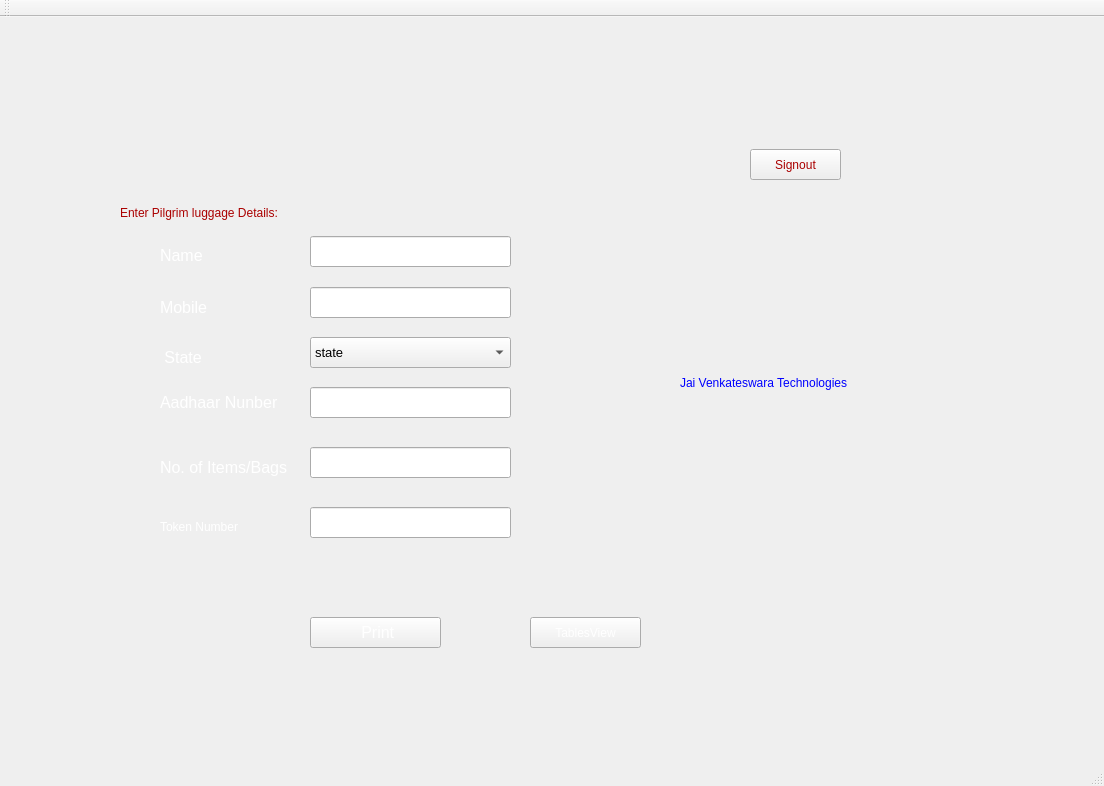
<?xml version="1.0" encoding="UTF-8"?>
<ui version="4.0">
 <class>MainWindow</class>
 <widget class="QMainWindow" name="MainWindow">
  <property name="geometry">
   <rect>
    <x>0</x>
    <y>0</y>
    <width>1104</width>
    <height>786</height>
   </rect>
  </property>
  <property name="windowTitle">
   <string>MainWindow</string>
  </property>
  <property name="styleSheet">
   <string notr="true">background-image: url(:/ttdyelloclore.jpg);</string>
  </property>
  <widget class="QWidget" name="centralWidget">
   <widget class="QLabel" name="label_7">
    <property name="geometry">
     <rect>
      <x>446</x>
      <y>0</y>
      <width>91</width>
      <height>61</height>
     </rect>
    </property>
    <property name="styleSheet">
     <string notr="true">image: url(:/new/prefix1/TTD_IMG/TTD-Logo.png);</string>
    </property>
    <property name="text">
     <string/>
    </property>
   </widget>
   <widget class="QLabel" name="label_6">
    <property name="geometry">
     <rect>
      <x>50</x>
      <y>20</y>
      <width>111</width>
      <height>121</height>
     </rect>
    </property>
    <property name="styleSheet">
     <string notr="true">image: url(:/leftside.jpg);</string>
    </property>
    <property name="text">
     <string/>
    </property>
   </widget>
   <widget class="QStackedWidget" name="stackedWidget">
    <property name="geometry">
     <rect>
      <x>20</x>
      <y>160</y>
      <width>911</width>
      <height>551</height>
     </rect>
    </property>
    <property name="styleSheet">
     <string notr="true"/>
    </property>
    <property name="currentIndex">
     <number>0</number>
    </property>
    <widget class="QWidget" name="page">
     <widget class="QLineEdit" name="Name">
      <property name="geometry">
       <rect>
        <x>290</x>
        <y>59</y>
        <width>201</width>
        <height>31</height>
       </rect>
      </property>
      <property name="font">
       <font>
        <family>MS Shell Dlg 2</family>
        <pointsize>11</pointsize>
        <weight>50</weight>
        <italic>false</italic>
        <bold>false</bold>
       </font>
      </property>
      <property name="styleSheet">
       <string notr="true">background-image: url(:/whitte.jpg);
color: rgb(0, 0, 0);
font: 11pt &quot;MS Shell Dlg 2&quot;;</string>
      </property>
      <property name="maxLength">
       <number>30</number>
      </property>
     </widget>
     <widget class="QLabel" name="label">
      <property name="geometry">
       <rect>
        <x>140</x>
        <y>70</y>
        <width>47</width>
        <height>16</height>
       </rect>
      </property>
      <property name="font">
       <font>
        <pointsize>12</pointsize>
       </font>
      </property>
      <property name="styleSheet">
       <string notr="true">color: rgb(255, 255, 255);</string>
      </property>
      <property name="text">
       <string>Name</string>
      </property>
     </widget>
     <widget class="QLineEdit" name="Mobile">
      <property name="geometry">
       <rect>
        <x>290</x>
        <y>110</y>
        <width>201</width>
        <height>31</height>
       </rect>
      </property>
      <property name="font">
       <font>
        <family>MS Shell Dlg 2</family>
        <pointsize>11</pointsize>
        <weight>50</weight>
        <italic>false</italic>
        <bold>false</bold>
       </font>
      </property>
      <property name="styleSheet">
       <string notr="true">background-image: url(:/whitte.jpg);
color: rgb(0, 0, 0);
font: 11pt &quot;MS Shell Dlg 2&quot;;</string>
      </property>
      <property name="maxLength">
       <number>10</number>
      </property>
      <property name="frame">
       <bool>true</bool>
      </property>
      <property name="cursorPosition">
       <number>0</number>
      </property>
      <property name="alignment">
       <set>Qt::AlignLeading|Qt::AlignLeft|Qt::AlignVCenter</set>
      </property>
     </widget>
     <widget class="QLabel" name="label1">
      <property name="geometry">
       <rect>
        <x>140</x>
        <y>120</y>
        <width>61</width>
        <height>20</height>
       </rect>
      </property>
      <property name="font">
       <font>
        <pointsize>12</pointsize>
       </font>
      </property>
      <property name="styleSheet">
       <string notr="true">color: rgb(255, 255, 255);</string>
      </property>
      <property name="text">
       <string>Mobile </string>
      </property>
     </widget>
     <widget class="QComboBox" name="state">
      <property name="geometry">
       <rect>
        <x>290</x>
        <y>160</y>
        <width>201</width>
        <height>31</height>
       </rect>
      </property>
      <property name="font">
       <font>
        <pointsize>10</pointsize>
       </font>
      </property>
      <property name="iconSize">
       <size>
        <width>40</width>
        <height>40</height>
       </size>
      </property>
      <item>
       <property name="text">
        <string>state</string>
       </property>
      </item>
      <item>
       <property name="text">
        <string>Andhra Pradesh (AP)</string>
       </property>
      </item>
      <item>
       <property name="text">
        <string>Arunachal Pradesh (AR)</string>
       </property>
      </item>
      <item>
       <property name="text">
        <string>Assam (AS)</string>
       </property>
      </item>
      <item>
       <property name="text">
        <string>Bihar (BR)</string>
       </property>
      </item>
      <item>
       <property name="text">
        <string>Chhattisgarh (CG)</string>
       </property>
      </item>
      <item>
       <property name="text">
        <string>Goa (GA)</string>
       </property>
      </item>
      <item>
       <property name="text">
        <string>Gujarat (GJ)</string>
       </property>
      </item>
      <item>
       <property name="text">
        <string>Haryana (HR)</string>
       </property>
      </item>
      <item>
       <property name="text">
        <string>Himachal Pradesh (HP)</string>
       </property>
      </item>
      <item>
       <property name="text">
        <string>Jammu and Kashmir (JK)</string>
       </property>
      </item>
      <item>
       <property name="text">
        <string>Jharkhand (JH)</string>
       </property>
      </item>
      <item>
       <property name="text">
        <string>Karnataka (KA)</string>
       </property>
      </item>
      <item>
       <property name="text">
        <string>Kerala (KL)</string>
       </property>
      </item>
      <item>
       <property name="text">
        <string>Madhya Pradesh (MP)</string>
       </property>
      </item>
      <item>
       <property name="text">
        <string>Maharashtra (MH)</string>
       </property>
      </item>
      <item>
       <property name="text">
        <string>Manipur (MN)</string>
       </property>
      </item>
      <item>
       <property name="text">
        <string>Meghalaya (ML)</string>
       </property>
      </item>
      <item>
       <property name="text">
        <string>Mizoram (MZ)</string>
       </property>
      </item>
      <item>
       <property name="text">
        <string>Nagaland (NL)</string>
       </property>
      </item>
      <item>
       <property name="text">
        <string>Odisha(OR)</string>
       </property>
      </item>
      <item>
       <property name="text">
        <string>Punjab (PB)</string>
       </property>
      </item>
      <item>
       <property name="text">
        <string>Rajasthan (RJ)</string>
       </property>
      </item>
      <item>
       <property name="text">
        <string>Sikkim (SK)</string>
       </property>
      </item>
      <item>
       <property name="text">
        <string>Tamil Nadu (TN)</string>
       </property>
      </item>
      <item>
       <property name="text">
        <string>Telangana (TS)</string>
       </property>
      </item>
      <item>
       <property name="text">
        <string>Tripura (TR)</string>
       </property>
      </item>
      <item>
       <property name="text">
        <string>Uttar Pradesh (UP)</string>
       </property>
      </item>
      <item>
       <property name="text">
        <string>Uttarakhand (UK)</string>
       </property>
      </item>
      <item>
       <property name="text">
        <string>West Bengal (WB)</string>
       </property>
      </item>
     </widget>
     <widget class="QLabel" name="label3">
      <property name="geometry">
       <rect>
        <x>140</x>
        <y>170</y>
        <width>81</width>
        <height>20</height>
       </rect>
      </property>
      <property name="font">
       <font>
        <pointsize>12</pointsize>
       </font>
      </property>
      <property name="styleSheet">
       <string notr="true">color: rgb(255, 255, 255);</string>
      </property>
      <property name="text">
       <string> State</string>
      </property>
     </widget>
     <widget class="QLineEdit" name="Aadhaar">
      <property name="geometry">
       <rect>
        <x>290</x>
        <y>210</y>
        <width>201</width>
        <height>31</height>
       </rect>
      </property>
      <property name="font">
       <font>
        <family>MS Shell Dlg 2</family>
        <pointsize>11</pointsize>
        <weight>50</weight>
        <italic>false</italic>
        <bold>false</bold>
       </font>
      </property>
      <property name="styleSheet">
       <string notr="true">background-image: url(:/whitte.jpg);
color: rgb(0, 0, 0);
font: 11pt &quot;MS Shell Dlg 2&quot;;</string>
      </property>
      <property name="maxLength">
       <number>16</number>
      </property>
     </widget>
     <widget class="QLabel" name="label4">
      <property name="geometry">
       <rect>
        <x>140</x>
        <y>210</y>
        <width>131</width>
        <height>31</height>
       </rect>
      </property>
      <property name="font">
       <font>
        <pointsize>12</pointsize>
       </font>
      </property>
      <property name="styleSheet">
       <string notr="true">color: rgb(255, 255, 255);</string>
      </property>
      <property name="text">
       <string>Aadhaar Nunber</string>
      </property>
     </widget>
     <widget class="QLabel" name="label5">
      <property name="geometry">
       <rect>
        <x>140</x>
        <y>280</y>
        <width>141</width>
        <height>20</height>
       </rect>
      </property>
      <property name="font">
       <font>
        <family>MS Shell Dlg 2</family>
        <pointsize>12</pointsize>
        <weight>9</weight>
        <italic>false</italic>
        <bold>false</bold>
       </font>
      </property>
      <property name="styleSheet">
       <string notr="true">color: rgb(255, 255, 255);
font: 75 12pt &quot;MS Shell Dlg 2&quot;;</string>
      </property>
      <property name="text">
       <string>No. of Items/Bags</string>
      </property>
     </widget>
     <widget class="QLineEdit" name="item">
      <property name="geometry">
       <rect>
        <x>290</x>
        <y>270</y>
        <width>201</width>
        <height>31</height>
       </rect>
      </property>
      <property name="font">
       <font>
        <family>MS Shell Dlg 2</family>
        <pointsize>11</pointsize>
        <weight>50</weight>
        <italic>false</italic>
        <bold>false</bold>
       </font>
      </property>
      <property name="styleSheet">
       <string notr="true">background-image: url(:/whitte.jpg);
color: rgb(0, 0, 0);
font: 11pt &quot;MS Shell Dlg 2&quot;;</string>
      </property>
      <property name="text">
       <string/>
      </property>
      <property name="maxLength">
       <number>3</number>
      </property>
     </widget>
     <widget class="QPushButton" name="Submit">
      <property name="geometry">
       <rect>
        <x>290</x>
        <y>440</y>
        <width>131</width>
        <height>31</height>
       </rect>
      </property>
      <property name="font">
       <font>
        <pointsize>12</pointsize>
       </font>
      </property>
      <property name="styleSheet">
       <string notr="true">background-image: url(:/buttonclore.jpg);
color: rgb(255, 255, 255);</string>
      </property>
      <property name="text">
       <string> Print</string>
      </property>
     </widget>
     <widget class="QPushButton" name="pushButton_2">
      <property name="geometry">
       <rect>
        <x>510</x>
        <y>440</y>
        <width>111</width>
        <height>31</height>
       </rect>
      </property>
      <property name="styleSheet">
       <string notr="true">font: 12pt &quot;MS Shell Dlg 2&quot;;
color: rgb(255, 255, 255);
background-image: url(:/buttonclore.jpg);
</string>
      </property>
      <property name="text">
       <string>TablesView</string>
      </property>
     </widget>
     <widget class="QLineEdit" name="lineEdit">
      <property name="geometry">
       <rect>
        <x>290</x>
        <y>330</y>
        <width>201</width>
        <height>31</height>
       </rect>
      </property>
      <property name="font">
       <font>
        <family>MS Shell Dlg 2</family>
        <pointsize>11</pointsize>
        <weight>50</weight>
        <italic>false</italic>
        <bold>false</bold>
       </font>
      </property>
      <property name="styleSheet">
       <string notr="true">background-image: url(:/whitte.jpg);
color: rgb(0, 0, 0);
font: 11pt &quot;MS Shell Dlg 2&quot;;</string>
      </property>
     </widget>
     <widget class="QLabel" name="label_2">
      <property name="geometry">
       <rect>
        <x>140</x>
        <y>340</y>
        <width>121</width>
        <height>20</height>
       </rect>
      </property>
      <property name="styleSheet">
       <string notr="true">font: 12pt &quot;MS Shell Dlg 2&quot;;
color: rgb(255, 255, 255);</string>
      </property>
      <property name="text">
       <string>Token Number</string>
      </property>
     </widget>
     <widget class="QLabel" name="label_9">
      <property name="geometry">
       <rect>
        <x>100</x>
        <y>20</y>
        <width>241</width>
        <height>31</height>
       </rect>
      </property>
      <property name="styleSheet">
       <string notr="true">font: 75 12pt &quot;MS Shell Dlg 2&quot;;
color: rgb(170, 0, 0);</string>
      </property>
      <property name="text">
       <string>Enter Pilgrim luggage Details:</string>
      </property>
     </widget>
     <widget class="QLabel" name="label_8">
      <property name="geometry">
       <rect>
        <x>660</x>
        <y>80</y>
        <width>181</width>
        <height>101</height>
       </rect>
      </property>
      <property name="styleSheet">
       <string notr="true">image: url(:/jvt.jpg);</string>
      </property>
      <property name="text">
       <string/>
      </property>
     </widget>
     <widget class="QLabel" name="label_3">
      <property name="geometry">
       <rect>
        <x>660</x>
        <y>190</y>
        <width>211</width>
        <height>31</height>
       </rect>
      </property>
      <property name="styleSheet">
       <string notr="true">color: rgb(0, 0, 255);
font: 10pt &quot;MS Shell Dlg 2&quot;;</string>
      </property>
      <property name="text">
       <string>Jai Venkateswara Technologies</string>
      </property>
     </widget>
    </widget>
    <widget class="QWidget" name="page_3">
     <widget class="QTextEdit" name="textEdit">
      <property name="geometry">
       <rect>
        <x>30</x>
        <y>40</y>
        <width>711</width>
        <height>441</height>
       </rect>
      </property>
      <property name="styleSheet">
       <string notr="true">font: 12pt &quot;MS Shell Dlg 2&quot;;</string>
      </property>
     </widget>
     <widget class="QPushButton" name="pushButton_3">
      <property name="geometry">
       <rect>
        <x>400</x>
        <y>410</y>
        <width>75</width>
        <height>23</height>
       </rect>
      </property>
      <property name="text">
       <string>print</string>
      </property>
     </widget>
     <widget class="QPushButton" name="pushButton_4">
      <property name="geometry">
       <rect>
        <x>220</x>
        <y>410</y>
        <width>75</width>
        <height>23</height>
       </rect>
      </property>
      <property name="text">
       <string>Edit</string>
      </property>
     </widget>
    </widget>
    <widget class="QWidget" name="page_4">
     <widget class="QTableWidget" name="tableWidget">
      <property name="geometry">
       <rect>
        <x>170</x>
        <y>90</y>
        <width>721</width>
        <height>321</height>
       </rect>
      </property>
      <column>
       <property name="text">
        <string>id</string>
       </property>
      </column>
      <column>
       <property name="text">
        <string>Name</string>
       </property>
      </column>
      <column>
       <property name="text">
        <string>Mobileno</string>
       </property>
      </column>
      <column>
       <property name="text">
        <string>state</string>
       </property>
      </column>
      <column>
       <property name="text">
        <string>Aadherno</string>
       </property>
      </column>
      <column>
       <property name="text">
        <string>itemno</string>
       </property>
      </column>
      <column>
       <property name="text">
        <string>tockenid</string>
       </property>
      </column>
      <column>
       <property name="text">
        <string>date</string>
       </property>
      </column>
      <column>
       <property name="text">
        <string>time</string>
       </property>
      </column>
     </widget>
     <widget class="QPushButton" name="pushButton_5">
      <property name="geometry">
       <rect>
        <x>420</x>
        <y>450</y>
        <width>101</width>
        <height>31</height>
       </rect>
      </property>
      <property name="styleSheet">
       <string notr="true">font: 75 12pt &quot;MS Shell Dlg 2&quot;;
color: rgb(255, 0, 0);</string>
      </property>
      <property name="text">
       <string>Back</string>
      </property>
     </widget>
     <widget class="QLineEdit" name="search_line">
      <property name="geometry">
       <rect>
        <x>560</x>
        <y>20</y>
        <width>141</width>
        <height>20</height>
       </rect>
      </property>
     </widget>
     <widget class="QPushButton" name="pushButton_6">
      <property name="geometry">
       <rect>
        <x>730</x>
        <y>20</y>
        <width>75</width>
        <height>23</height>
       </rect>
      </property>
      <property name="styleSheet">
       <string notr="true">font: 75 11pt &quot;MS Shell Dlg 2&quot;;
color: rgb(255, 0, 0);</string>
      </property>
      <property name="text">
       <string>Search</string>
      </property>
     </widget>
     <widget class="QPushButton" name="pushButton">
      <property name="geometry">
       <rect>
        <x>600</x>
        <y>450</y>
        <width>91</width>
        <height>31</height>
       </rect>
      </property>
      <property name="styleSheet">
       <string notr="true">font: 75 11pt &quot;MS Shell Dlg 2&quot;;
color: rgb(255, 0, 0);</string>
      </property>
      <property name="text">
       <string>Refresh</string>
      </property>
     </widget>
    </widget>
   </widget>
   <widget class="QLabel" name="label_4">
    <property name="geometry">
     <rect>
      <x>740</x>
      <y>40</y>
      <width>121</width>
      <height>81</height>
     </rect>
    </property>
    <property name="styleSheet">
     <string notr="true">image: url(:/rightside.jpg);</string>
    </property>
    <property name="text">
     <string/>
    </property>
   </widget>
   <widget class="QLabel" name="label_5">
    <property name="geometry">
     <rect>
      <x>270</x>
      <y>20</y>
      <width>451</width>
      <height>111</height>
     </rect>
    </property>
    <property name="styleSheet">
     <string notr="true">image: url(:/center.jpg);</string>
    </property>
    <property name="text">
     <string/>
    </property>
   </widget>
   <widget class="QPushButton" name="signout">
    <property name="geometry">
     <rect>
      <x>750</x>
      <y>132</y>
      <width>91</width>
      <height>31</height>
     </rect>
    </property>
    <property name="styleSheet">
     <string notr="true">color: rgb(170, 0, 0);
font: 75 italic 8pt &quot;MS Sans Serif&quot;;</string>
    </property>
    <property name="text">
     <string>Signout</string>
    </property>
   </widget>
  </widget>
  <widget class="QMenuBar" name="menuBar">
   <property name="geometry">
    <rect>
     <x>0</x>
     <y>0</y>
     <width>1104</width>
     <height>21</height>
    </rect>
   </property>
  </widget>
  <widget class="QToolBar" name="mainToolBar">
   <attribute name="toolBarArea">
    <enum>TopToolBarArea</enum>
   </attribute>
   <attribute name="toolBarBreak">
    <bool>false</bool>
   </attribute>
  </widget>
  <widget class="QStatusBar" name="statusBar"/>
 </widget>
 <layoutdefault spacing="6" margin="11"/>
 <resources/>
 <connections/>
</ui>
